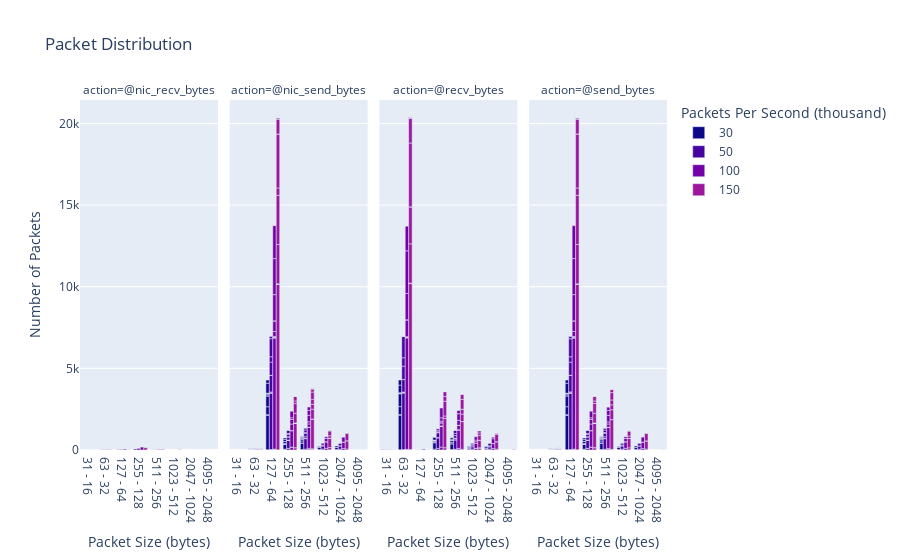

Source (notebook cell):
### Code cell
from pyspark.sql.types import StructType,StructField, StringType, IntegerType
data_df = spark.read.option("basePath", "../ansible/.results").json("../ansible/.results/kpps=*/tool=netsize")
schema = StructType([
  StructField('type', StringType(), True),
  StructField('kpps', IntegerType(), True),
  StructField('count', IntegerType(), True),
  StructField('min', IntegerType(), True),
  StructField('max', IntegerType(), True),
  StructField('device', StringType(), True),
  StructField('action', StringType(), True),
  ])

#Create empty DataFrame directly.
netsize_df = spark.createDataFrame([], schema)

types = data_df.select("data.*").columns
data_df = data_df.select("*", "data.*").drop("data")
for t in types: # for action of the actions -> e.g., recv_bytes
  columns = data_df.select("{}.*".format(t)).columns
  for c in columns: # for each device -> e.g., eth0
      df = data_df.select("type", "kpps", "tool", explode("{}.{}".format(t, c)).alias("dataExplode")).select("type", "kpps", "dataExplode.*").withColumn('device', lit(c)).withColumn('action', lit(t))
      netsize_df = netsize_df.union(df)

netsize_df = netsize_df.orderBy(col('kpps')).select("*", concat_ws(' - ',col('min'),col('max')).alias("interval"))
pd_df = netsize_df.toPandas()
pd_df['kpps'] = pd_df['kpps'].astype(str)
netsize_fig = px.bar(pd_df, x="interval", y="count", color="kpps", barmode="group", facet_col="action",
        title="Packet Distribution",
        color_discrete_sequence=px.colors.sequential.Plasma,
        labels={
                    "kpps": "Packets Per Second (thousand)",
                    "count": "Number of Packets",
                    "interval": "Packet Size (bytes)"
                })
netsize_fig.show()
netsize_fig.write_image("images/netsize.jpeg")
with open(html_output_file, 'a') as f:
    f.write(netsize_fig.to_html(full_html=False, include_plotlyjs='cdn'))

### Figure 1 — Plotly figure (JSON) as saved in the notebook; plotly's stock layout.template omitted (floating-point values rounded to 4 significant figures)
{"data": [{"alignmentgroup": "True", "hovertemplate": "Packets Per Second (thousand)=30<br>action=@nic_recv_bytes<br>Packet Size (bytes)=%{x}<br>Number of Packets=%{y}<extra></extra>", "legendgroup": "30", "marker": {"color": "#0d0887", "pattern": {"shape": ""}}, "name": "30", "offsetgroup": "30", "orientation": "v", "showlegend": true, "textposition": "auto", "type": "bar", "x": ["31 - 16", "63 - 32", "127 - 64", "255 - 128", "511 - 256"], "xaxis": "x", "y": [1, 8, 18, 56, 8], "yaxis": "y"}, {"alignmentgroup": "True", "hovertemplate": "Packets Per Second (thousand)=30<br>action=@nic_send_bytes<br>Packet Size (bytes)=%{x}<br>Number of Packets=%{y}<extra></extra>", "legendgroup": "30", "marker": {"color": "#0d0887", "pattern": {"shape": ""}}, "name": "30", "offsetgroup": "30", "orientation": "v", "showlegend": false, "textposition": "auto", "type": "bar", "x": ["63 - 32", "127 - 64", "255 - 128", "511 - 256", "63 - 32", "127 - 64", "255 - 128", "511 - 256", "1023 - 512", "2047 - 1024", "63 - 32", "127 - 64", "255 - 128", "511 - 256", "1023 - 512", "2047 - 1024", "127 - 64", "255 - 128", "511 - 256", "1023 - 512", "2047 - 1024", "4095 - 2048", "63 - 32", "127 - 64", "255 - 128", "511 - 256", "63 - 32", "127 - 64", "255 - 128", "511 - 256", "1023 - 512", "63 - 32", "127 - 64", "63 - 32", "127 - 64", "255 - 128", "511 - 256", "63 - 32", "127 - 64", "255 - 128", "511 - 256", "63 - 32", "127 - 64", "255 - 128", "63 - 32", "127 - 64", "255 - 128", "63 - 32", "127 - 64", "255 - 128", "511 - 256", "1023 - 512", "2047 - 1024", "63 - 32", "127 - 64", "255 - 128", "511 - 256"], "xaxis": "x2", "y": [10, 16, 58, 8, 11, 0, 0, 23, 32, 32, 24, 2103, 308, 392, 122, 122, 44, 2, 8, 0, 0, 2, 4, 487, 2, 120, 4, 667, 32, 90, 60, 4, 1, 4, 100, 120, 60, 4, 50, 0, 10, 7, 6, 2, 7, 6, 2, 4, 610, 120, 60, 30, 90, 13, 196, 88, 38], "yaxis": "y2"}, {"alignmentgroup": "True", "hovertemplate": "Packets Per Second (thousand)=30<br>action=@recv_bytes<br>Packet Size (bytes)=%{x}<br>Number of Packets=%{y}<extra></extra>", "legendgroup": "30", "marker": {"color": "#0d0887", "pattern": {"shape": ""}}, "name": "30", "offsetgroup": "30", "orientation": "v", "showlegend": false, "textposition": "auto", "type": "bar", "x": ["31 - 16", "63 - 32", "127 - 64", "255 - 128", "511 - 256", "1023 - 512", "2047 - 1024", "31 - 16", "63 - 32", "127 - 64", "255 - 128", "511 - 256", "31 - 16", "63 - 32", "127 - 64", "255 - 128", "511 - 256", "1023 - 512", "2047 - 1024", "63 - 32", "127 - 64", "255 - 128", "511 - 256", "1023 - 512", "2047 - 1024", "4095 - 2048", "31 - 16", "63 - 32", "127 - 64", "255 - 128", "511 - 256", "31 - 16", "63 - 32", "127 - 64", "255 - 128", "511 - 256", "63 - 32", "127 - 64", "255 - 128", "511 - 256", "1023 - 512", "2047 - 1024", "63 - 32", "127 - 64", "255 - 128", "31 - 16", "63 - 32", "127 - 64", "255 - 128", "511 - 256", "31 - 16", "63 - 32", "127 - 64", "255 - 128", "511 - 256", "31 - 16", "63 - 32", "127 - 64", "255 - 128", "511 - 256", "1023 - 512", "31 - 16", "63 - 32", "127 - 64", "255 - 128", "511 - 256", "1023 - 512", "2047 - 1024"], "xaxis": "x3", "y": [5, 10, 0, 0, 22, 32, 32, 1, 8, 18, 56, 8, 39, 2117, 20, 394, 348, 90, 90, 34, 10, 2, 8, 0, 0, 2, 2, 490, 0, 30, 92, 2, 790, 0, 60, 122, 2, 2, 58, 0, 30, 90, 30, 0, 10, 1, 12, 0, 0, 2, 1, 12, 0, 0, 2, 1, 469, 0, 180, 62, 60, 3, 310, 0, 0, 82, 32, 32], "yaxis": "y3"}, {"alignmentgroup": "True", "hovertemplate": "Packets Per Second (thousand)=30<br>action=@send_bytes<br>Packet Size (bytes)=%{x}<br>Number of Packets=%{y}<extra></extra>", "legendgroup": "30", "marker": {"color": "#0d0887", "pattern": {"shape": ""}}, "name": "30", "offsetgroup": "30", "orientation": "v", "showlegend": false, "textposition": "auto", "type": "bar", "x": ["63 - 32", "127 - 64", "255 - 128", "511 - 256", "63 - 32", "127 - 64", "255 - 128", "511 - 256", "1023 - 512", "2047 - 1024", "63 - 32", "127 - 64", "255 - 128", "511 - 256", "1023 - 512", "2047 - 1024", "127 - 64", "255 - 128", "511 - 256", "1023 - 512", "2047 - 1024", "4095 - 2048", "63 - 32", "127 - 64", "255 - 128", "511 - 256", "63 - 32", "127 - 64", "255 - 128", "511 - 256", "1023 - 512", "63 - 32", "127 - 64", "63 - 32", "127 - 64", "255 - 128", "511 - 256", "63 - 32", "127 - 64", "255 - 128", "511 - 256", "63 - 32", "127 - 64", "255 - 128", "63 - 32", "127 - 64", "255 - 128", "63 - 32", "127 - 64", "255 - 128", "511 - 256", "1023 - 512", "2047 - 1024", "63 - 32", "127 - 64", "255 - 128", "511 - 256"], "xaxis": "x4", "y": [10, 16, 58, 8, 11, 0, 0, 22, 32, 32, 24, 2103, 308, 392, 122, 122, 44, 2, 8, 0, 0, 2, 4, 487, 2, 120, 4, 667, 32, 90, 60, 4, 1, 4, 100, 120, 60, 4, 50, 0, 10, 7, 6, 2, 7, 6, 2, 4, 610, 120, 60, 30, 90, 13, 196, 88, 38], "yaxis": "y4"}, {"alignmentgroup": "True", "hovertemplate": "Packets Per Second (thousand)=50<br>action=@nic_recv_bytes<br>Packet Size (bytes)=%{x}<br>Number of Packets=%{y}<extra></extra>", "legendgroup": "50", "marker": {"color": "#46039f", "pattern": {"shape": ""}}, "name": "50", "offsetgroup": "50", "orientation": "v", "showlegend": true, "textposition": "auto", "type": "bar", "x": ["31 - 16", "63 - 32", "127 - 64", "255 - 128", "511 - 256"], "xaxis": "x", "y": [1, 12, 29, 96, 11], "yaxis": "y"}, {"alignmentgroup": "True", "hovertemplate": "Packets Per Second (thousand)=50<br>action=@nic_send_bytes<br>Packet Size (bytes)=%{x}<br>Number of Packets=%{y}<extra></extra>", "legendgroup": "50", "marker": {"color": "#46039f", "pattern": {"shape": ""}}, "name": "50", "offsetgroup": "50", "orientation": "v", "showlegend": false, "textposition": "auto", "type": "bar", "x": ["63 - 32", "127 - 64", "255 - 128", "511 - 256", "63 - 32", "127 - 64", "255 - 128", "511 - 256", "1023 - 512", "2047 - 1024", "63 - 32", "127 - 64", "255 - 128", "511 - 256", "1023 - 512", "2047 - 1024", "127 - 64", "255 - 128", "511 - 256", "1023 - 512", "2047 - 1024", "4095 - 2048", "63 - 32", "127 - 64", "255 - 128", "511 - 256", "63 - 32", "127 - 64", "255 - 128", "511 - 256", "1023 - 512", "2047 - 1024", "63 - 32", "127 - 64", "63 - 32", "127 - 64", "255 - 128", "63 - 32", "127 - 64", "255 - 128", "511 - 256", "63 - 32", "127 - 64", "255 - 128", "511 - 256", "63 - 32", "127 - 64", "255 - 128", "511 - 256", "1023 - 512", "63 - 32", "127 - 64", "255 - 128", "511 - 256", "63 - 32", "127 - 64", "255 - 128"], "xaxis": "x2", "y": [14, 26, 98, 12, 15, 0, 0, 39, 54, 52, 30, 3437, 508, 646, 204, 202, 44, 2, 8, 0, 0, 2, 4, 51, 0, 10, 4, 1009, 200, 100, 50, 150, 4, 1, 8, 7, 2, 4, 807, 2, 200, 17, 327, 148, 62, 4, 1107, 52, 150, 100, 4, 155, 200, 100, 8, 6, 2], "yaxis": "y2"}, {"alignmentgroup": "True", "hovertemplate": "Packets Per Second (thousand)=50<br>action=@recv_bytes<br>Packet Size (bytes)=%{x}<br>Number of Packets=%{y}<extra></extra>", "legendgroup": "50", "marker": {"color": "#46039f", "pattern": {"shape": ""}}, "name": "50", "offsetgroup": "50", "orientation": "v", "showlegend": false, "textposition": "auto", "type": "bar", "x": ["31 - 16", "63 - 32", "127 - 64", "255 - 128", "511 - 256", "1023 - 512", "2047 - 1024", "31 - 16", "63 - 32", "127 - 64", "255 - 128", "511 - 256", "31 - 16", "63 - 32", "127 - 64", "255 - 128", "511 - 256", "1023 - 512", "2047 - 1024", "63 - 32", "127 - 64", "255 - 128", "511 - 256", "1023 - 512", "2047 - 1024", "4095 - 2048", "63 - 32", "127 - 64", "255 - 128", "31 - 16", "63 - 32", "127 - 64", "255 - 128", "511 - 256", "1023 - 512", "31 - 16", "63 - 32", "127 - 64", "255 - 128", "511 - 256", "31 - 16", "63 - 32", "127 - 64", "255 - 128", "511 - 256", "31 - 16", "63 - 32", "127 - 64", "255 - 128", "511 - 256", "1023 - 512", "2047 - 1024", "31 - 16", "63 - 32", "127 - 64", "255 - 128", "511 - 256", "63 - 32", "127 - 64", "255 - 128", "511 - 256", "1023 - 512", "2047 - 1024", "31 - 16", "63 - 32", "127 - 64", "255 - 128", "511 - 256"], "xaxis": "x3", "y": [5, 14, 0, 0, 36, 54, 52, 1, 12, 29, 96, 11, 41, 3458, 31, 654, 571, 150, 150, 34, 10, 2, 8, 0, 0, 2, 30, 0, 10, 1, 764, 0, 300, 102, 100, 2, 12, 0, 0, 2, 2, 810, 0, 50, 152, 3, 514, 0, 0, 136, 54, 52, 2, 1310, 0, 100, 202, 1, 2, 98, 0, 50, 150, 2, 12, 0, 0, 2], "yaxis": "y3"}, {"alignmentgroup": "True", "hovertemplate": "Packets Per Second (thousand)=50<br>action=@send_bytes<br>Packet Size (bytes)=%{x}<br>Number of Packets=%{y}<extra></extra>", "legendgroup": "50", "marker": {"color": "#46039f", "pattern": {"shape": ""}}, "name": "50", "offsetgroup": "50", "orientation": "v", "showlegend": false, "textposition": "auto", "type": "bar", "x": ["63 - 32", "127 - 64", "255 - 128", "511 - 256", "63 - 32", "127 - 64", "255 - 128", "511 - 256", "1023 - 512", "2047 - 1024", "63 - 32", "127 - 64", "255 - 128", "511 - 256", "1023 - 512", "2047 - 1024", "127 - 64", "255 - 128", "511 - 256", "1023 - 512", "2047 - 1024", "4095 - 2048", "63 - 32", "127 - 64", "255 - 128", "511 - 256", "63 - 32", "127 - 64", "255 - 128", "511 - 256", "1023 - 512", "2047 - 1024", "63 - 32", "127 - 64", "63 - 32", "127 - 64", "255 - 128", "63 - 32", "127 - 64", "255 - 128", "511 - 256", "63 - 32", "127 - 64", "255 - 128", "511 - 256", "63 - 32", "127 - 64", "255 - 128", "511 - 256", "1023 - 512", "63 - 32", "127 - 64", "255 - 128", "511 - 256", "63 - 32", "127 - 64", "255 - 128"], "xaxis": "x4", "y": [14, 26, 98, 12, 15, 0, 0, 36, 54, 52, 30, 3437, 508, 646, 204, 202, 44, 2, 8, 0, 0, 2, 4, 51, 0, 10, 4, 1009, 200, 100, 50, 150, 4, 1, 8, 7, 2, 4, 807, 2, 200, 17, 327, 148, 62, 4, 1107, 52, 150, 100, 4, 155, 200, 100, 8, 6, 2], "yaxis": "y4"}, {"alignmentgroup": "True", "hovertemplate": "Packets Per Second (thousand)=100<br>action=@nic_recv_bytes<br>Packet Size (bytes)=%{x}<br>Number of Packets=%{y}<extra></extra>", "legendgroup": "100", "marker": {"color": "#7201a8", "pattern": {"shape": ""}}, "name": "100", "offsetgroup": "100", "orientation": "v", "showlegend": true, "textposition": "auto", "type": "bar", "x": ["31 - 16", "63 - 32", "127 - 64", "255 - 128", "511 - 256", "1023 - 512"], "xaxis": "x", "y": [1, 20, 52, 178, 27, 1], "yaxis": "y"}, {"alignmentgroup": "True", "hovertemplate": "Packets Per Second (thousand)=100<br>action=@nic_send_bytes<br>Packet Size (bytes)=%{x}<br>Number of Packets=%{y}<extra></extra>", "legendgroup": "100", "marker": {"color": "#7201a8", "pattern": {"shape": ""}}, "name": "100", "offsetgroup": "100", "orientation": "v", "showlegend": false, "textposition": "auto", "type": "bar", "x": ["63 - 32", "127 - 64", "255 - 128", "511 - 256", "1023 - 512", "63 - 32", "127 - 64", "255 - 128", "511 - 256", "1023 - 512", "2047 - 1024", "63 - 32", "127 - 64", "255 - 128", "511 - 256", "1023 - 512", "2047 - 1024", "127 - 64", "255 - 128", "511 - 256", "1023 - 512", "2047 - 1024", "4095 - 2048", "63 - 32", "127 - 64", "255 - 128", "63 - 32", "63 - 32", "127 - 64", "255 - 128", "511 - 256", "63 - 32", "127 - 64", "255 - 128", "511 - 256", "63 - 32", "127 - 64", "255 - 128", "511 - 256", "1023 - 512", "63 - 32", "127 - 64", "255 - 128", "63 - 32", "127 - 64", "255 - 128", "511 - 256", "63 - 32", "127 - 64", "255 - 128", "511 - 256", "1023 - 512", "63 - 32", "127 - 64", "255 - 128", "511 - 256", "1023 - 512", "2047 - 1024"], "xaxis": "x2", "y": [22, 47, 180, 28, 1, 22, 7, 0, 75, 103, 94, 35, 6793, 1007, 1279, 403, 394, 50, 2, 8, 0, 0, 2, 7, 7, 2, 4, 4, 50, 0, 10, 4, 303, 400, 200, 25, 647, 280, 128, 1, 7, 7, 2, 4, 1606, 2, 400, 4, 2207, 102, 300, 200, 4, 2016, 399, 200, 100, 300], "yaxis": "y2"}, {"alignmentgroup": "True", "hovertemplate": "Packets Per Second (thousand)=100<br>action=@recv_bytes<br>Packet Size (bytes)=%{x}<br>Number of Packets=%{y}<extra></extra>", "legendgroup": "100", "marker": {"color": "#7201a8", "pattern": {"shape": ""}}, "name": "100", "offsetgroup": "100", "orientation": "v", "showlegend": false, "textposition": "auto", "type": "bar", "x": ["31 - 16", "63 - 32", "127 - 64", "255 - 128", "511 - 256", "1023 - 512", "2047 - 1024", "31 - 16", "63 - 32", "127 - 64", "255 - 128", "511 - 256", "1023 - 512", "31 - 16", "63 - 32", "127 - 64", "255 - 128", "511 - 256", "1023 - 512", "2047 - 1024", "63 - 32", "127 - 64", "255 - 128", "511 - 256", "1023 - 512", "2047 - 1024", "4095 - 2048", "31 - 16", "63 - 32", "127 - 64", "255 - 128", "511 - 256", "63 - 32", "127 - 64", "255 - 128", "63 - 32", "127 - 64", "255 - 128", "511 - 256", "1023 - 512", "2047 - 1024", "31 - 16", "63 - 32", "127 - 64", "255 - 128", "511 - 256", "1023 - 512", "2047 - 1024", "31 - 16", "63 - 32", "127 - 64", "255 - 128", "511 - 256", "31 - 16", "63 - 32", "127 - 64", "255 - 128", "511 - 256", "31 - 16", "63 - 32", "127 - 64", "255 - 128", "511 - 256", "31 - 16", "63 - 32", "127 - 64", "255 - 128", "511 - 256", "1023 - 512"], "xaxis": "x3", "y": [5, 22, 0, 0, 69, 103, 94, 1, 20, 52, 178, 27, 1, 39, 6817, 53, 1285, 1137, 301, 300, 34, 16, 2, 8, 0, 0, 2, 1, 12, 0, 0, 2, 30, 0, 10, 7, 3, 197, 0, 100, 300, 3, 1022, 0, 0, 269, 103, 94, 1, 12, 0, 0, 2, 2, 1610, 0, 100, 302, 2, 2610, 0, 200, 402, 1, 1512, 0, 600, 202, 200], "yaxis": "y3"}, {"alignmentgroup": "True", "hovertemplate": "Packets Per Second (thousand)=100<br>action=@send_bytes<br>Packet Size (bytes)=%{x}<br>Number of Packets=%{y}<extra></extra>", "legendgroup": "100", "marker": {"color": "#7201a8", "pattern": {"shape": ""}}, "name": "100", "offsetgroup": "100", "orientation": "v", "showlegend": false, "textposition": "auto", "type": "bar", "x": ["63 - 32", "127 - 64", "255 - 128", "511 - 256", "1023 - 512", "63 - 32", "127 - 64", "255 - 128", "511 - 256", "1023 - 512", "2047 - 1024", "63 - 32", "127 - 64", "255 - 128", "511 - 256", "1023 - 512", "2047 - 1024", "127 - 64", "255 - 128", "511 - 256", "1023 - 512", "2047 - 1024", "4095 - 2048", "63 - 32", "127 - 64", "255 - 128", "63 - 32", "63 - 32", "127 - 64", "255 - 128", "511 - 256", "63 - 32", "127 - 64", "255 - 128", "511 - 256", "63 - 32", "127 - 64", "255 - 128", "511 - 256", "1023 - 512", "63 - 32", "127 - 64", "255 - 128", "63 - 32", "127 - 64", "255 - 128", "511 - 256", "63 - 32", "127 - 64", "255 - 128", "511 - 256", "1023 - 512", "63 - 32", "127 - 64", "255 - 128", "511 - 256", "1023 - 512", "2047 - 1024"], "xaxis": "x4", "y": [22, 47, 180, 28, 1, 22, 7, 0, 69, 103, 94, 35, 6793, 1007, 1279, 403, 394, 50, 2, 8, 0, 0, 2, 7, 7, 2, 4, 4, 50, 0, 10, 4, 303, 400, 200, 25, 647, 280, 128, 1, 7, 7, 2, 4, 1606, 2, 400, 4, 2207, 102, 300, 200, 4, 2016, 399, 200, 100, 300], "yaxis": "y4"}, {"alignmentgroup": "True", "hovertemplate": "Packets Per Second (thousand)=150<br>action=@nic_recv_bytes<br>Packet Size (bytes)=%{x}<br>Number of Packets=%{y}<extra></extra>", "legendgroup": "150", "marker": {"color": "#9c179e", "pattern": {"shape": ""}}, "name": "150", "offsetgroup": "150", "orientation": "v", "showlegend": true, "textposition": "auto", "type": "bar", "x": ["31 - 16", "63 - 32", "127 - 64", "255 - 128", "511 - 256", "1023 - 512"], "xaxis": "x", "y": [1, 13, 12, 139, 37, 12], "yaxis": "y"}, {"alignmentgroup": "True", "hovertemplate": "Packets Per Second (thousand)=150<br>action=@nic_send_bytes<br>Packet Size (bytes)=%{x}<br>Number of Packets=%{y}<extra></extra>", "legendgroup": "150", "marker": {"color": "#9c179e", "pattern": {"shape": ""}}, "name": "150", "offsetgroup": "150", "orientation": "v", "showlegend": false, "textposition": "auto", "type": "bar", "x": ["63 - 32", "127 - 64", "255 - 128", "511 - 256", "1023 - 512", "63 - 32", "127 - 64", "255 - 128", "511 - 256", "1023 - 512", "2047 - 1024", "63 - 32", "127 - 64", "255 - 128", "511 - 256", "1023 - 512", "2047 - 1024", "4095 - 2048", "127 - 64", "255 - 128", "511 - 256", "1023 - 512", "2047 - 1024", "4095 - 2048", "63 - 32", "127 - 64", "255 - 128", "63 - 32", "127 - 64", "255 - 128", "511 - 256", "63 - 32", "127 - 64", "255 - 128", "511 - 256", "1023 - 512", "2047 - 1024", "63 - 32", "127 - 64", "255 - 128", "511 - 256", "63 - 32", "127 - 64", "255 - 128", "511 - 256", "1023 - 512", "63 - 32", "127 - 64", "63 - 32", "127 - 64", "255 - 128", "511 - 256", "1023 - 512", "63 - 32", "127 - 64", "255 - 128", "63 - 32", "127 - 64", "255 - 128", "511 - 256"], "xaxis": "x2", "y": [12, 12, 142, 37, 13, 22, 0, 0, 41, 135, 60, 37, 10137, 1505, 1817, 572, 505, 4, 22, 1, 4, 0, 0, 1, 8, 6, 2, 4, 2407, 2, 600, 4, 3012, 597, 300, 150, 450, 4, 452, 600, 300, 4, 3307, 152, 450, 300, 4, 1, 15, 913, 292, 187, 13, 8, 7, 2, 4, 51, 0, 10], "yaxis": "y2"}, {"alignmentgroup": "True", "hovertemplate": "Packets Per Second (thousand)=150<br>action=@recv_bytes<br>Packet Size (bytes)=%{x}<br>Number of Packets=%{y}<extra></extra>", "legendgroup": "150", "marker": {"color": "#9c179e", "pattern": {"shape": ""}}, "name": "150", "offsetgroup": "150", "orientation": "v", "showlegend": false, "textposition": "auto", "type": "bar", "x": ["31 - 16", "63 - 32", "127 - 64", "255 - 128", "511 - 256", "1023 - 512", "2047 - 1024", "4095 - 2048", "31 - 16", "63 - 32", "127 - 64", "255 - 128", "511 - 256", "1023 - 512", "31 - 16", "63 - 32", "127 - 64", "255 - 128", "511 - 256", "1023 - 512", "2047 - 1024", "63 - 32", "127 - 64", "255 - 128", "511 - 256", "1023 - 512", "2047 - 1024", "4095 - 2048", "31 - 16", "63 - 32", "127 - 64", "255 - 128", "511 - 256", "31 - 16", "63 - 32", "127 - 64", "255 - 128", "511 - 256", "31 - 16", "63 - 32", "127 - 64", "255 - 128", "511 - 256", "1023 - 512", "63 - 32", "127 - 64", "255 - 128", "511 - 256", "1023 - 512", "2047 - 1024", "31 - 16", "63 - 32", "127 - 64", "255 - 128", "511 - 256", "31 - 16", "63 - 32", "127 - 64", "255 - 128", "511 - 256", "1023 - 512", "2047 - 1024", "4095 - 2048", "31 - 16", "63 - 32", "127 - 64", "255 - 128", "511 - 256", "63 - 32", "127 - 64", "255 - 128"], "xaxis": "x3", "y": [5, 21, 0, 0, 7, 122, 55, 4, 1, 13, 12, 139, 37, 12, 41, 10156, 17, 1794, 1697, 463, 450, 17, 5, 1, 4, 0, 0, 1, 2, 12, 0, 0, 2, 2, 2410, 0, 150, 452, 1, 2261, 0, 900, 302, 300, 1, 5, 295, 0, 150, 450, 2, 3910, 0, 300, 602, 3, 1521, 0, 0, 307, 122, 55, 4, 2, 12, 0, 0, 2, 30, 0, 10], "yaxis": "y3"}, {"alignmentgroup": "True", "hovertemplate": "Packets Per Second (thousand)=150<br>action=@send_bytes<br>Packet Size (bytes)=%{x}<br>Number of Packets=%{y}<extra></extra>", "legendgroup": "150", "marker": {"color": "#9c179e", "pattern": {"shape": ""}}, "name": "150", "offsetgroup": "150", "orientation": "v", "showlegend": false, "textposition": "auto", "type": "bar", "x": ["63 - 32", "127 - 64", "255 - 128", "511 - 256", "1023 - 512", "63 - 32", "127 - 64", "255 - 128", "511 - 256", "1023 - 512", "2047 - 1024", "4095 - 2048", "63 - 32", "127 - 64", "255 - 128", "511 - 256", "1023 - 512", "2047 - 1024", "4095 - 2048", "127 - 64", "255 - 128", "511 - 256", "1023 - 512", "2047 - 1024", "4095 - 2048", "63 - 32", "127 - 64", "255 - 128", "63 - 32", "127 - 64", "255 - 128", "511 - 256", "63 - 32", "127 - 64", "255 - 128", "511 - 256", "1023 - 512", "2047 - 1024", "63 - 32", "127 - 64", "255 - 128", "511 - 256", "63 - 32", "127 - 64", "255 - 128", "511 - 256", "1023 - 512", "63 - 32", "127 - 64", "63 - 32", "127 - 64", "255 - 128", "511 - 256", "1023 - 512", "63 - 32", "127 - 64", "255 - 128", "63 - 32", "127 - 64", "255 - 128", "511 - 256"], "xaxis": "x4", "y": [12, 12, 142, 37, 13, 22, 0, 0, 7, 122, 54, 4, 37, 10137, 1505, 1817, 572, 505, 4, 22, 1, 4, 0, 0, 1, 8, 6, 2, 4, 2407, 2, 600, 4, 3012, 597, 300, 150, 450, 4, 452, 600, 300, 4, 3307, 152, 450, 300, 4, 1, 15, 913, 292, 187, 13, 8, 7, 2, 4, 51, 0, 10], "yaxis": "y4"}], "layout": {"annotations": [{"font": {}, "showarrow": false, "text": "action=@nic_recv_bytes", "x": 0.1175, "xanchor": "center", "xref": "paper", "y": 1, "yanchor": "bottom", "yref": "paper"}, {"font": {}, "showarrow": false, "text": "action=@nic_send_bytes", "x": 0.3725, "xanchor": "center", "xref": "paper", "y": 1, "yanchor": "bottom", "yref": "paper"}, {"font": {}, "showarrow": false, "text": "action=@recv_bytes", "x": 0.6275, "xanchor": "center", "xref": "paper", "y": 1, "yanchor": "bottom", "yref": "paper"}, {"font": {}, "showarrow": false, "text": "action=@send_bytes", "x": 0.8825, "xanchor": "center", "xref": "paper", "y": 1, "yanchor": "bottom", "yref": "paper"}], "barmode": "group", "legend": {"title": {"text": "Packets Per Second (thousand)"}, "tracegroupgap": 0}, "title": {"text": "Packet Distribution"}, "xaxis": {"anchor": "y", "domain": [0, 0.235], "title": {"text": "Packet Size (bytes)"}}, "xaxis2": {"anchor": "y2", "domain": [0.255, 0.49], "matches": "x", "title": {"text": "Packet Size (bytes)"}}, "xaxis3": {"anchor": "y3", "domain": [0.51, 0.745], "matches": "x", "title": {"text": "Packet Size (bytes)"}}, "xaxis4": {"anchor": "y4", "domain": [0.765, 1.0], "matches": "x", "title": {"text": "Packet Size (bytes)"}}, "yaxis": {"anchor": "x", "domain": [0, 1], "title": {"text": "Number of Packets"}}, "yaxis2": {"anchor": "x2", "domain": [0, 1], "matches": "y", "showticklabels": false}, "yaxis3": {"anchor": "x3", "domain": [0, 1], "matches": "y", "showticklabels": false}, "yaxis4": {"anchor": "x4", "domain": [0, 1], "matches": "y", "showticklabels": false}}}
